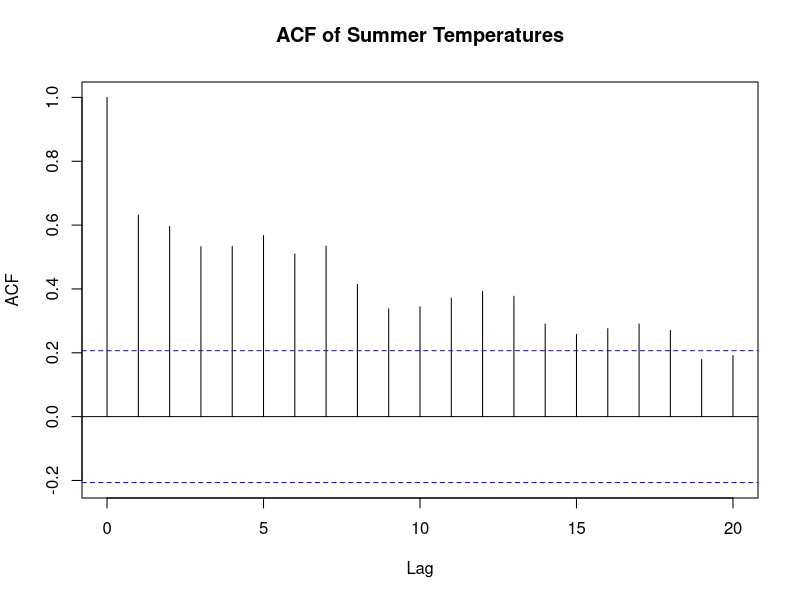
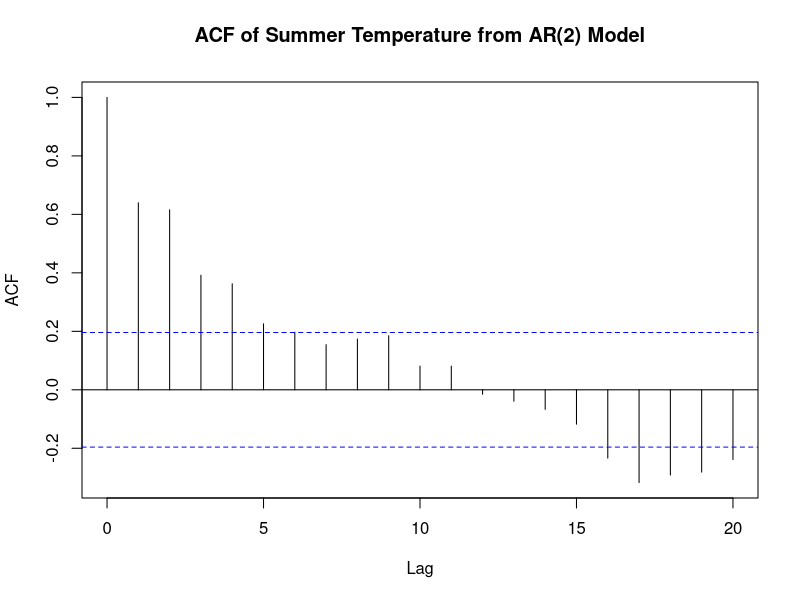
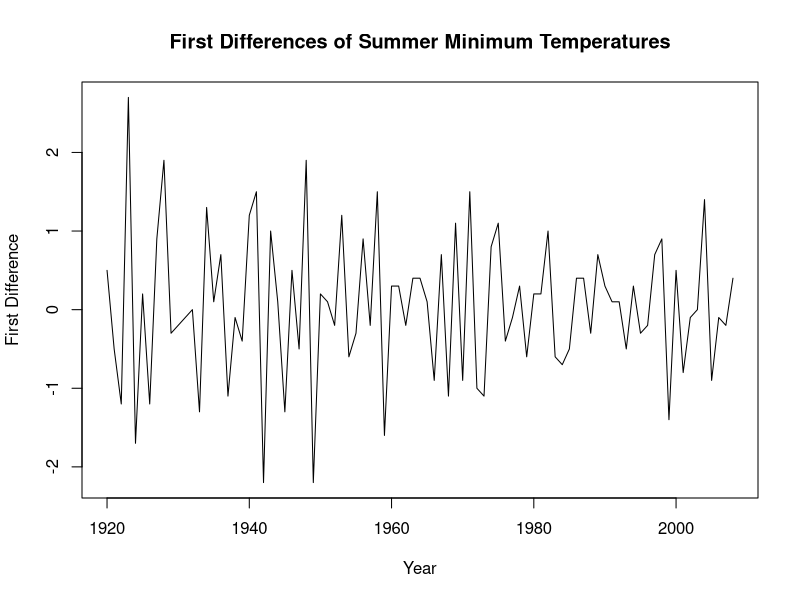
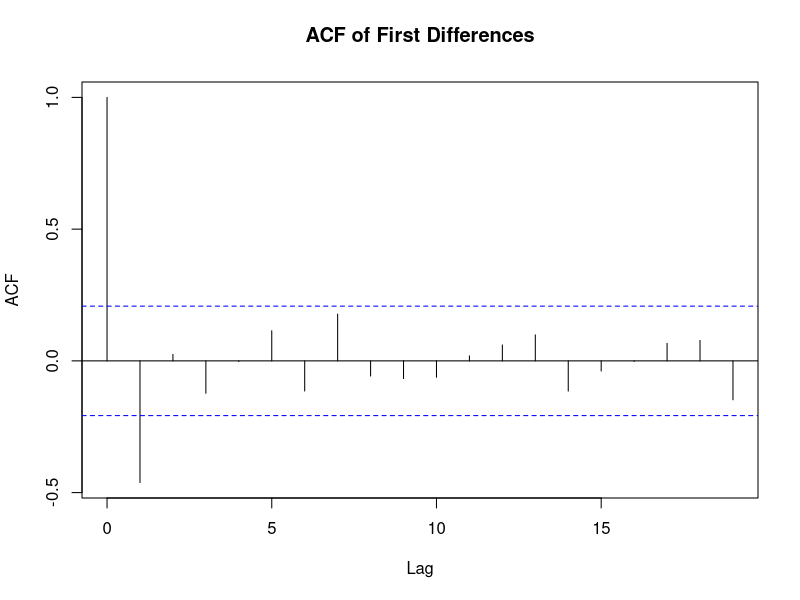
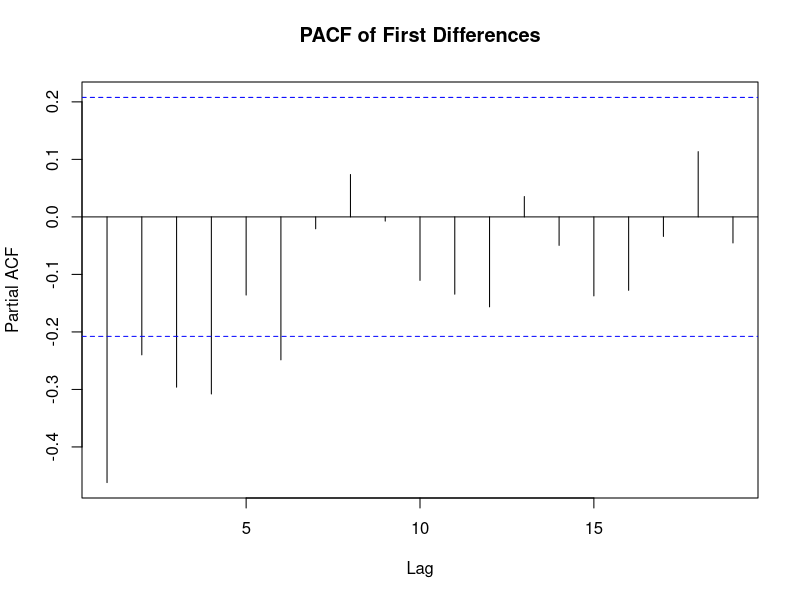
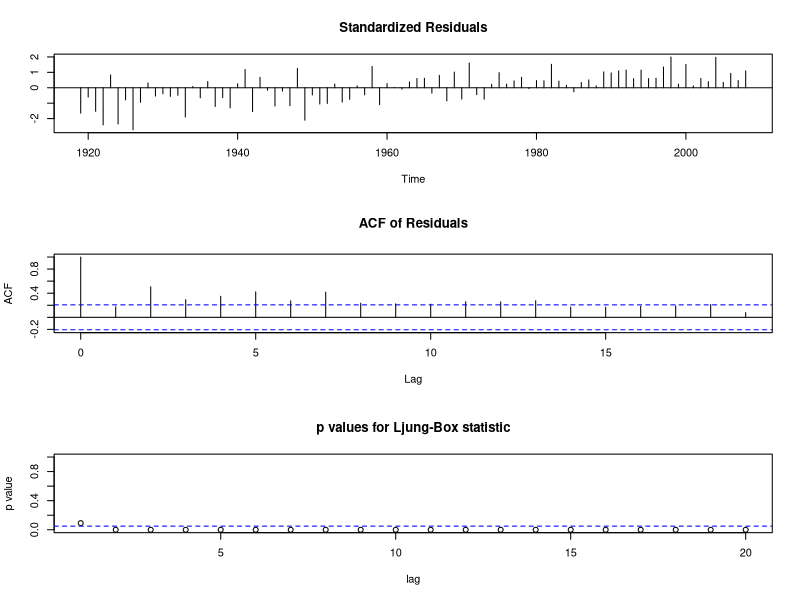

Here is the R script that generated these plots, in order:
## ---- chunk 1
knitr::opts_chunk$set(echo = TRUE)
#if you do not have the package, type install.packages("name_of_the_package")
library(knitr)
library(tseries)
library(zoo)
## ---- chunk 2
temp <- read.csv("TempPG.csv")

summer <- temp[, c("Year", "Summer")]

summer_ts <- ts(summer$Summer, 
                start = min(summer$Year), 
                frequency = 1)

summer_ar <- arima(summer_ts,
                   order = c(2, 0, 0)
                  )
summer_ar
## ---- chunk 3

# Lab 6 Sample ACF
acf(summer_ts,
    main = "ACF of Summer Temperatures",
    lag.max = 20)

# Lab 7 ARIMA ACF
arima_model <-  arima.sim(n = 100, 
                            model = list(ar = c(0.4297, 0.3466))
                          )

acf(arima_model,
    main="ACF of Summer Temperature from AR(2) Model")


## ---- chunk 4
diff_summer <- diff(summer_ts)

plot(diff_summer,
     main = "First Differences of Summer Minimum Temperatures",
     ylab = "First Difference",
     xlab = "Year")

acf(diff_summer,
    main = "ACF of First Differences")

pacf(diff_summer,
     main = "PACF of First Differences")
## ---- chunk 5

summer_ma <- arima(summer_ts,
                   order = c(0, 0, 1)
                  )
summer_ma

## ---- chunk 6

tsdiag(summer_ma,
       gof.lag = 20)

## ---- chunk 7
summer_ar

summer_ma
